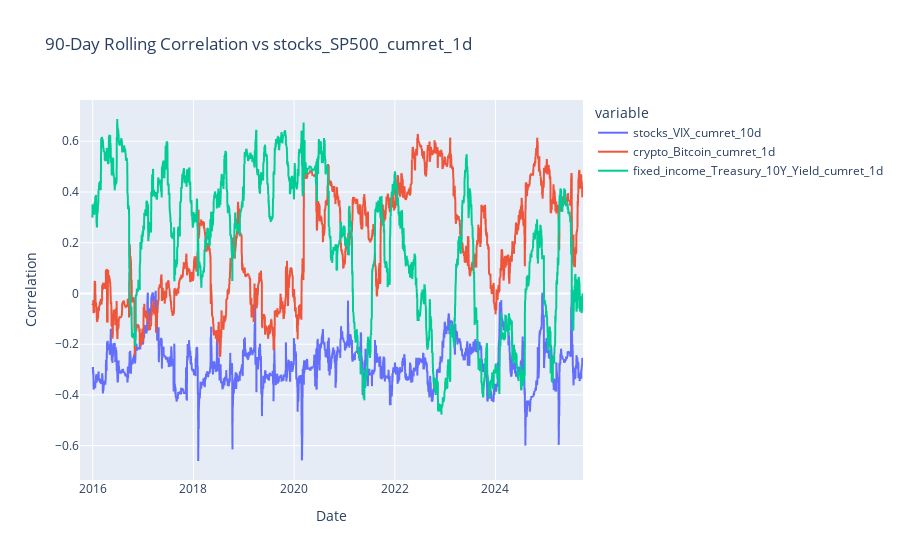

Notebook cell for this chart:
### Code cell
# Rolling correlation against SP500 benchmark
window = 90
anchor = "stocks_SP500_cumret_1d"
rolling_corr = pd.DataFrame({
    series: aligned_sample[anchor].rolling(window).corr(aligned_sample[series])
    for series in selected_series
    if series != anchor
})
rolling_corr.index = aligned_sample.index
fig = px.line(
    rolling_corr.reset_index().rename(columns={"index": "date"}),
    x="date",
    y=rolling_corr.columns,
    title=f"{window}-Day Rolling Correlation vs {anchor}",
)
fig.update_layout(yaxis_title="Correlation", xaxis_title="Date")
fig.show()

### Figure 1 — Plotly figure (JSON) as saved in the notebook; plotly's stock layout.template omitted (floating-point values rounded to 4 significant figures; data arrays with more than 128 entries replaced by an {"elided": "..."} marker saying what was removed)
{"data": [{"hovertemplate": "variable=stocks_VIX_cumret_10d<br>date=%{x}<br>value=%{y}<extra></extra>", "legendgroup": "stocks_VIX_cumret_10d", "line": {"color": "#636efa", "dash": "solid"}, "marker": {"symbol": "circle"}, "mode": "lines", "name": "stocks_VIX_cumret_10d", "showlegend": true, "type": "scattergl", "x": {"elided": "3650 str values"}, "xaxis": "x", "y": {"elided": "3650 float values"}, "yaxis": "y"}, {"hovertemplate": "variable=crypto_Bitcoin_cumret_1d<br>date=%{x}<br>value=%{y}<extra></extra>", "legendgroup": "crypto_Bitcoin_cumret_1d", "line": {"color": "#EF553B", "dash": "solid"}, "marker": {"symbol": "circle"}, "mode": "lines", "name": "crypto_Bitcoin_cumret_1d", "showlegend": true, "type": "scattergl", "x": {"elided": "3650 str values"}, "xaxis": "x", "y": {"elided": "3650 float values"}, "yaxis": "y"}, {"hovertemplate": "variable=fixed_income_Treasury_10Y_Yield_cumret_1d<br>date=%{x}<br>value=%{y}<extra></extra>", "legendgroup": "fixed_income_Treasury_10Y_Yield_cumret_1d", "line": {"color": "#00cc96", "dash": "solid"}, "marker": {"symbol": "circle"}, "mode": "lines", "name": "fixed_income_Treasury_10Y_Yield_cumret_1d", "showlegend": true, "type": "scattergl", "x": {"elided": "3650 str values"}, "xaxis": "x", "y": {"elided": "3650 float values"}, "yaxis": "y"}], "layout": {"legend": {"title": {"text": "variable"}, "tracegroupgap": 0}, "title": {"text": "90-Day Rolling Correlation vs stocks_SP500_cumret_1d"}, "xaxis": {"anchor": "y", "domain": [0, 1], "title": {"text": "Date"}}, "yaxis": {"anchor": "x", "domain": [0, 1], "title": {"text": "Correlation"}}}}
